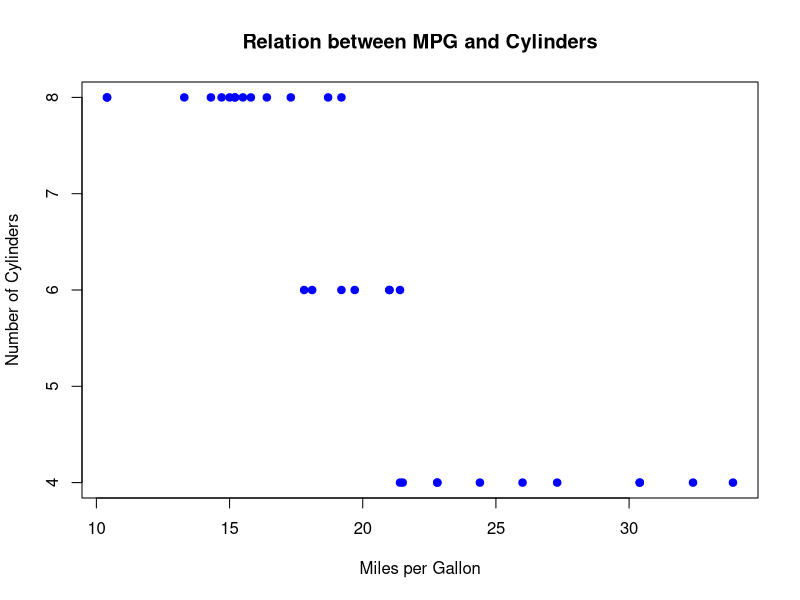

Write the R code that produced this figure.
## ---- chunk 1
#| container: apptainer
#| image: image_r.sif

# Charger les données intégrées de R
data(mtcars)

# Afficher les premières lignes du dataset
head(mtcars)
## ---- chunk 2
#| container: apptainer
#| image: image_r.sif

summary(mtcars)
## ---- chunk 3
#| container: apptainer
#| image: image_r.sif

# Visualisation de la relation entre la consommation d'essence et la cylindrée
plot(mtcars$mpg, mtcars$cyl,
     xlab = "Miles per Gallon",
     ylab = "Number of Cylinders",
     main = "Relation between MPG and Cylinders",
     pch = 19, col = "blue")
